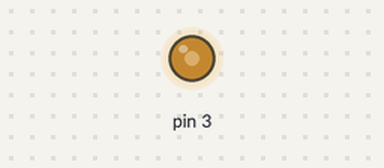
The program below on a simulated Arduino Uno, built with avr-gcc and run on an emulated ATmega328P. Shown: output pins drawn as LEDs (lit = HIGH).

Above: at 0.27 s.
At 1.2 s:
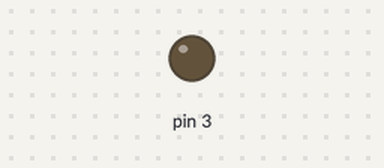
Timing chart, 0 to 2.7 s (numbered marks = the images above):
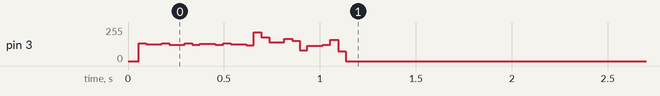

The program:

main.cpp
```cpp
#include <Arduino.h>

bool on = false;
int32_t time;
const int32_t syncSteps = 100*2;
const int32_t txSpeed = 3000l;
int32_t realSpeed = 0;

uint8_t seq[] = {1, 0, 0, 1, 1, 1, 1, 0, 1, 0, 1, 1, 1, 1, 1, 1, 1, 1, 1, 1, 1, 0, 1, 1, 1, 0, 0, 0, 1, 1, 0, 1, 0, 1, 0, 1, 1, 1, 1, 0, 0, 0, 1, 0, 1, 1, 1, 0, 1, 0, 0, 1, 0, 0, 1, 1, 1, 0, 1, 0, 1, 1, 1, 1, 0, 0, 1, 1, 1, 0, 0, 0, 1, 1, 1, 0, 1, 0, 1, 0, 1, 1, 1, 0, 1, 1, 0, 0, 0, 0, 1, 0, 1, 0, 0, 0, 1, 1, 0, 1, 0, 0, 1, 0, 1, 0, 0, 1, 0, 0, 1, 1, 1, 0, 0, 1, 0, 1, 0, 0, 0, 0, 1, 0, 0, 0, 1, 1, 0, 0, 1, 1, 1, 0, 0, 1, 0, 1, 1, 1, 1, 1, 0, 1, 0, 1, 0, 0, 1, 1, 1, 0, 1, 0, 0, 0, 0, 1, 0, 0, 1};

void setup() {
  Serial.begin(2000000);
  pinMode(3, OUTPUT);
}

void loop() {
  for (int16_t i = 0; i < syncSteps; i++) {
    time = micros();
    while (micros()-time < txSpeed) {
      ;
    }

    if (on) {
      digitalWrite(3, LOW);
    } else {
      digitalWrite(3, HIGH);
    }
    on = !on;
  }
  for (int16_t i = 0; i < sizeof(seq)/sizeof(uint8_t); i++) {
    time = micros();
    while (micros()-time < txSpeed) {
      ;
    }

    if (seq[i] == 1) {
      digitalWrite(3, HIGH);
    } else {
      digitalWrite(3, LOW);
    }
  }

  digitalWrite(3, LOW);
  delay(1000000l);
}
```
